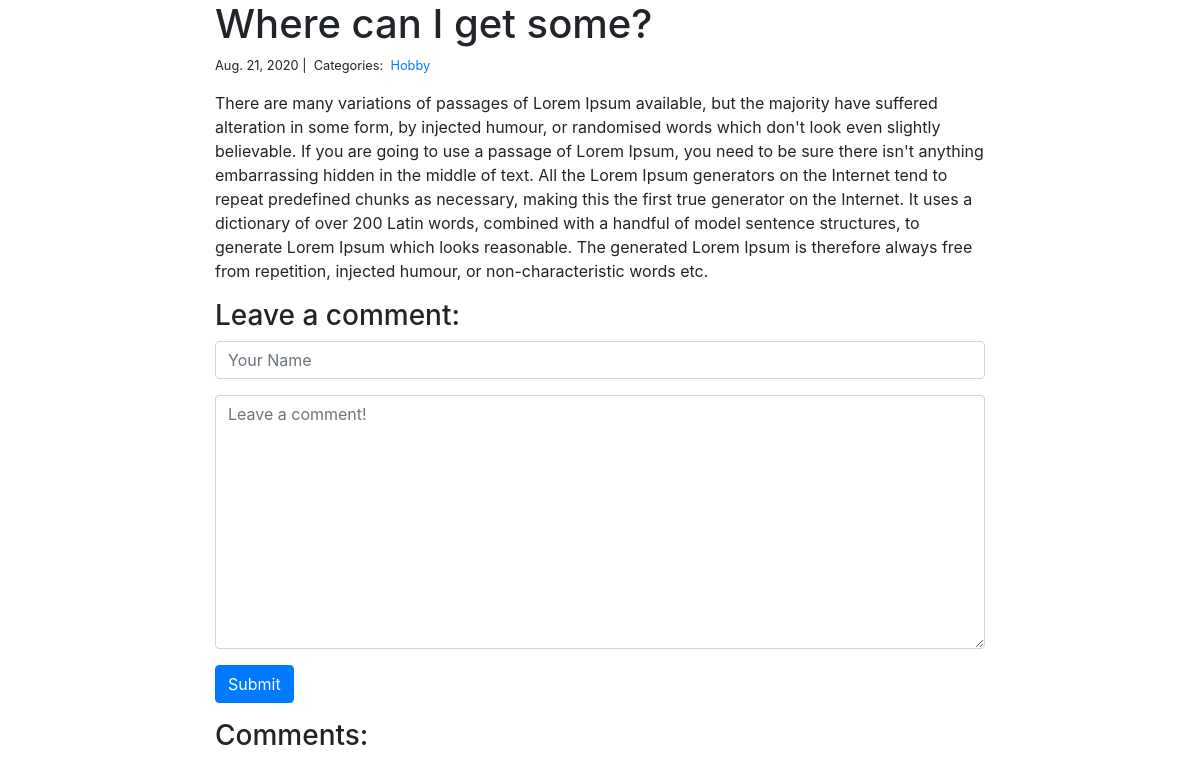
Before: /blog/8/ with the older database file.
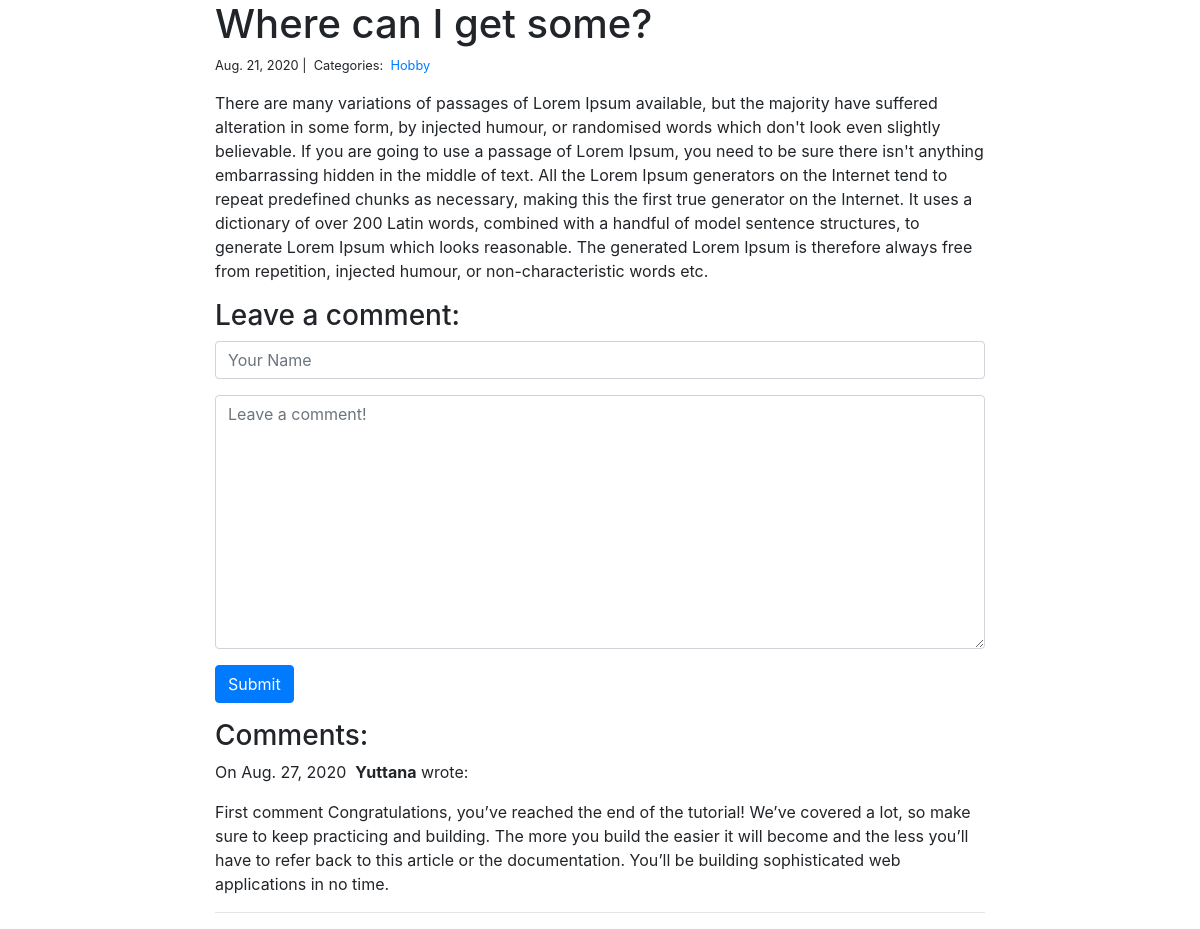
After: the same page with the newer database file.
### blog/models.py (models this page shows)
class Post(models.Model):
    title = models.CharField(max_length=255)
    body = models.TextField()
    created_on = models.DateTimeField(auto_now_add=True)
    last_modified = models.DateTimeField(auto_now=True)
    categories = models.ManyToManyField('Category', related_name='posts')

class Category(models.Model):
    name = models.CharField(max_length=20)

class Comment(models.Model):
    author = models.CharField(max_length=60)
    body = models.TextField()
    created_on = models.DateTimeField(auto_now_add=True)
    post = models.ForeignKey('Post', on_delete=models.CASCADE)

### blog/views.py (the view, shortened to what this page needs)
# urls.py: path("<int:pk>/", views.blog_detail, name="blog_detail"),
def blog_detail(request, pk):
    post = Post.objects.get(pk=pk)
    form = CommentForm()
    comments = Comment.objects.filter(post=post)
    context = {
            "post" : post,
            "comments" : comments,
            "form":form,
    }
    return render(request,"blog_detail.html",context)

### blog/forms.py
class CommentForm(forms.Form):
    author = forms.CharField(
        max_length=60,
        widget=forms.TextInput(attrs={
            "class": "form-control",
            "placeholder": "Your Name"
        })
    )
    body = forms.CharField(widget=forms.Textarea(
        attrs={
            "class": "form-control",
            "placeholder": "Leave a comment!"
        })
    )

### blog/templates/blog_detail.html (shortened to what this page needs)
{% extends "base.html" %}
{% block page_content %}
<div class="col-md-8 offset-md-2">
    <h1>{{ post.title }}</h1>
    <small>
        {{ post.created_on.date }} |&nbsp;
        Categories:&nbsp;
        {% for category in post.categories.all %}
        <a href="{% url 'blog_category' category.name %}">
            {{ category.name }}
        </a>&nbsp;
        {% endfor %}
    </small>
    <p>{{ post.body | linebreaks }}</p>
    <h3>Leave a comment:</h3>
    <form action="/blog/{{ post.pk }}/" method="post">
        <div class="form-group">
            {{ form.author }}
        </div>
        <div class="form-group">
            {{ form.body }}
        </div>
        <button type="submit" class="btn btn-primary">Submit</button>
    </form>
    <h3>Comments:</h3>
    {% for comment in comments %}
    <p>
        On {{comment.created_on.date }}&nbsp;
        <b>{{ comment.author }}</b> wrote:
    </p>
    <p>{{ comment.body }}</p>
    <hr>
    {% endfor %}
</div>
{% endblock %}

### personal_portfolio/templates/base.html (shortened to what this page needs)
<link rel="stylesheet" href="https://stackpath.bootstrapcdn.com/bootstrap/4.1.3/css/bootstrap.min.css">
{% block page_content %}{% endblock %}

Changed rows visible on the page:
added Comment: created_on "Aug. 27, 2020", author "Yuttana", body "First comment Congratulations, you’ve reached the end of the tutorial! We’ve covered a lot, so make sure to keep practicing and building. The more you build the easier it will become and the less you’ll have to refer back to this article or the documentation. You’ll be building sophisticated web applications in no time."
